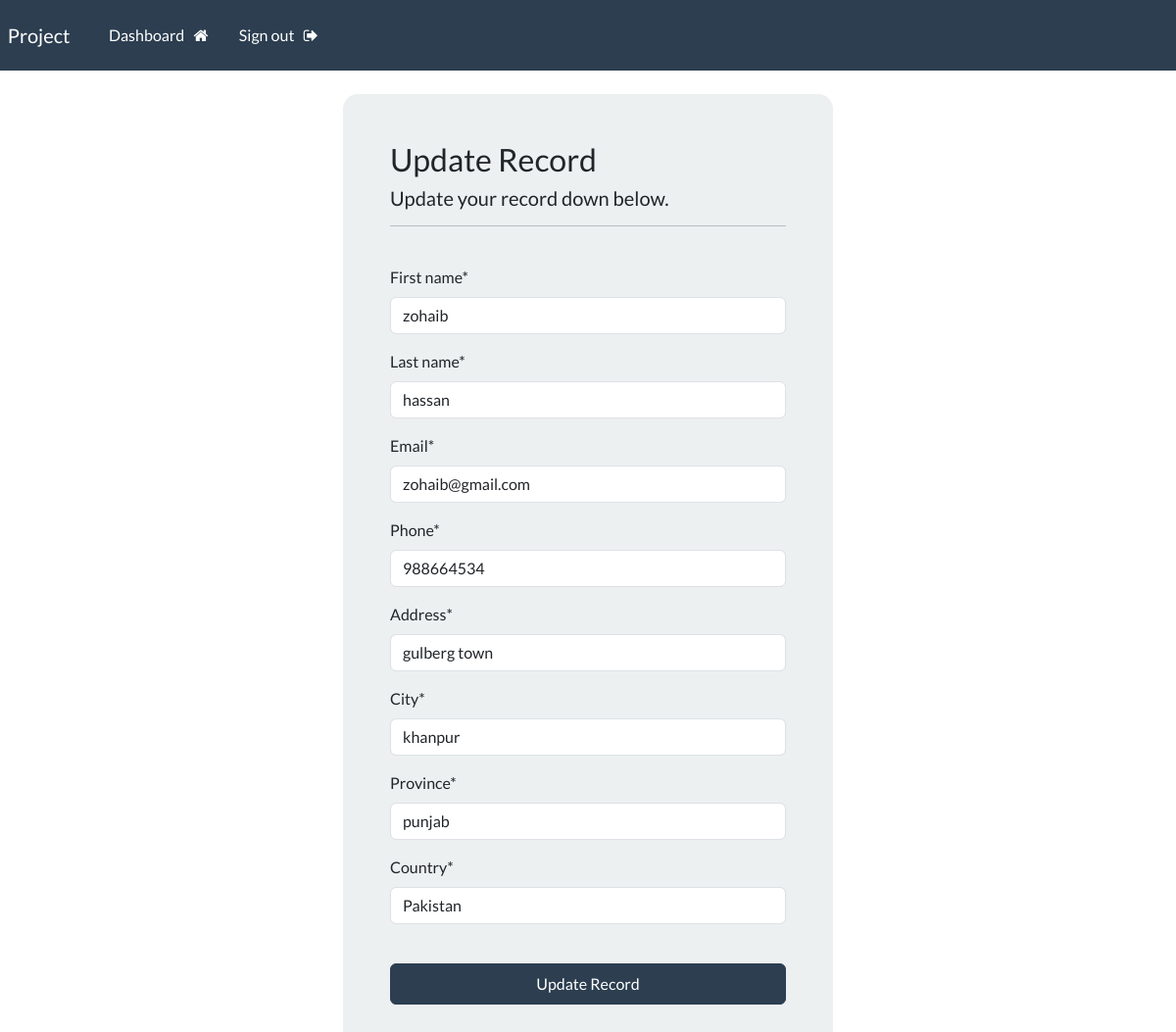
Page /update-record/2 (signed in) on the committed database.
### webapp/models.py (models this page shows, shortened)
class Record(models.Model):
    creation_date = models.DateTimeField(auto_now_add=True)
    first_name=models.CharField(max_length=100)
    last_name = models.CharField(max_length=100)
    email = models.CharField(max_length=100)
    phone = models.CharField(max_length=100)
    address = models.CharField(max_length=100)
    city = models.CharField(max_length=100)
    province = models.CharField(max_length=100)
    country = models.CharField(max_length=100)

### webapp/views.py (the view)
# urls.py: path('update-record/<int:pk>',views.update_record,name="update-record"),
@login_required(login_url='login')
def update_record(request,pk):
    record=Record.objects.get(id=pk)
    form=UpdateRecordForm(instance=record)
    if request.method=='POST':
        form=UpdateRecordForm(request.POST,instance=record)
        if form.is_valid():
            form.save()
            return redirect('dashboard')
    context={'form':form}
    return render(request,'webapp/update-record.html',context)

### webapp/forms.py
class UpdateRecordForm(forms.ModelForm):
    class Meta:
        model=Record
        fields=['first_name','last_name','email','phone','address','city','province','country']

### webapp/templates/webapp/update-record.html (shortened to what this page needs)
{% extends 'webapp/base.html' %}
{% load crispy_forms_tags %}
{% block content %}
<body>
    <div class="container bg-light shadow-md p-5 form-layout" id="form-layout">
        <h3>Update Record</h3>
        <h5>Update your record down below.</h5>
        <hr>
        <br>
        <form method="POST" autocomplete="off">
            {{ form|crispy }}
            <br>
            <button type="submit" class="btn btn-primary w-100 btn-block p-2">Update Record</button>
        </form>
    </div>
</body>
{% endblock %}

### webapp/static/css/styles.css (style rules this page uses)
#form-layout { border-radius: 15px; width:500px; }

### rows in the picture
Record: first_name "zohaib", last_name "hassan", email "zohaib@gmail.com", phone "988664534", address "gulberg town", city "khanpur", province "punjab", country "Pakistan"
